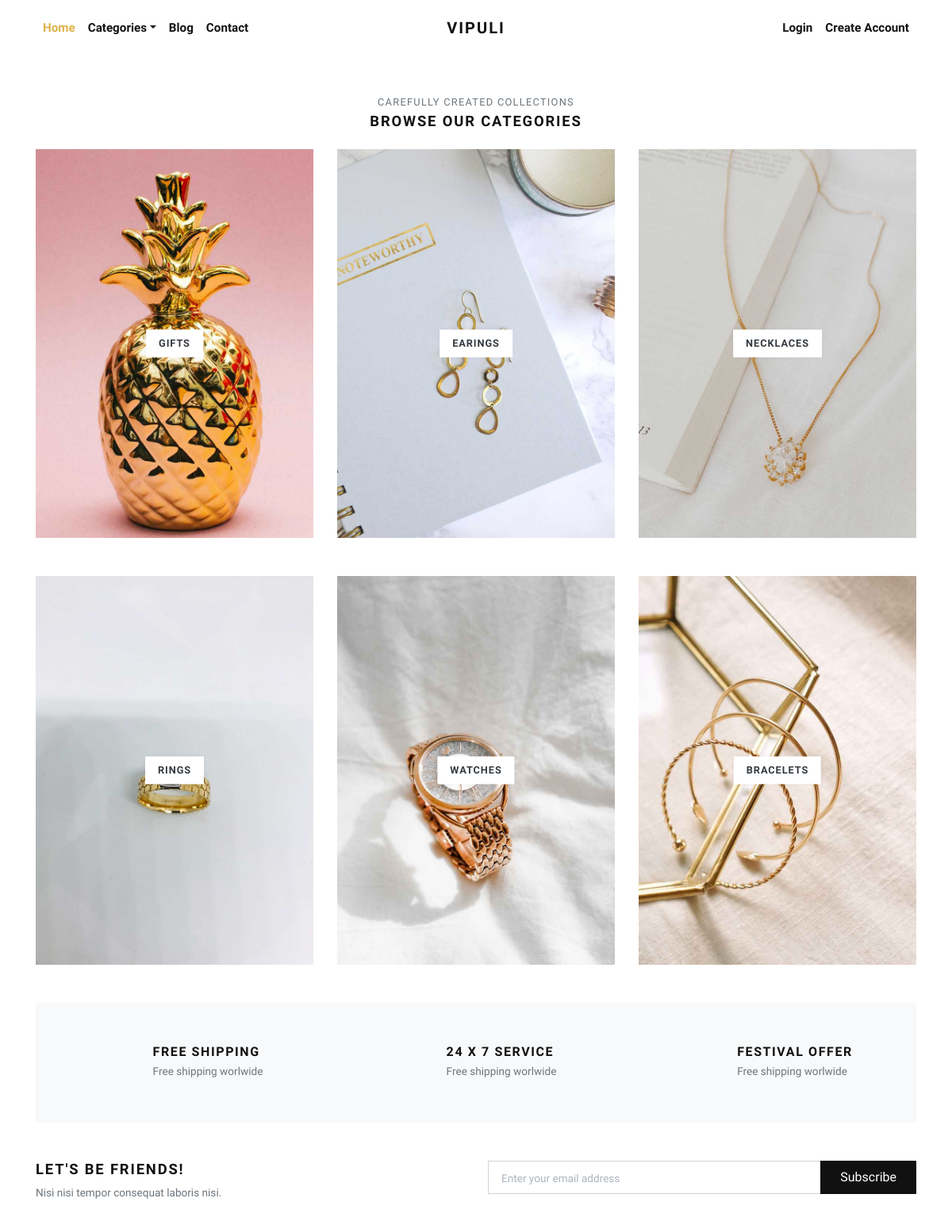
Page /categories/ on the committed database.
### store/models.py (models this page shows, shortened)
class Category(models.Model):
    title = models.CharField(max_length=50, verbose_name="Category Title")
    slug = models.SlugField(max_length=55, verbose_name="Category Slug")
    description = models.TextField(blank=True, verbose_name="Category Description")
    category_image = models.ImageField(upload_to='category', blank=True, null=True, verbose_name="Category Image")
    is_active = models.BooleanField(verbose_name="Is Active?")
    is_featured = models.BooleanField(verbose_name="Is Featured?")
    created_at = models.DateTimeField(auto_now_add=True, verbose_name="Created Date")
    updated_at = models.DateTimeField(auto_now=True, verbose_name="Updated Date")
    class Meta:
        verbose_name_plural = 'Categories'
        ordering = ('-created_at', )

### store/views.py (the view)
# urls.py: path('categories/', views.all_categories, name="all-categories"),
def all_categories(request):
    categories = Category.objects.filter(is_active=True)
    return render(request, 'store/categories.html', {'categories':categories})

### templates/store/categories.html (shortened to what this page needs)
{% extends 'base.html' %}
{% load static %}
      {% block content %}
      <div class="container">
        <section class="pt-5">
          <header class="text-center">
            <p class="small text-muted small text-uppercase mb-1">Carefully created collections</p>
            <h2 class="h5 text-uppercase mb-4">Browse our categories</h2>
          </header>
          <div class="row">
          {% if categories %}
            {% for category in categories %}
              <div class="col-md-4 mb-4 mb-md-5">
                <a class="category-item" href="{% url 'store:category-products' category.slug %}">
                  <strong class="category-item-title">{{ category.title }}</strong>
                </a>
              </div>
            {% endfor %}
          {% endif %}
          </div>
        </section>
        <section class="py-5 bg-light">
          <div class="container">
            <div class="row text-center">
              <div class="col-lg-4 mb-3 mb-lg-0">
                <div class="d-inline-block">
                  <div class="media align-items-end">
                    <svg class="svg-icon svg-icon-big svg-icon-light">
                      <use xlink:href="#delivery-time-1"> </use>
                    </svg>
                    <div class="media-body text-left ml-3">
                      <h6 class="text-uppercase mb-1">Free shipping</h6>
                      <p class="text-small mb-0 text-muted">Free shipping worlwide</p>
                    </div>
                  </div>
                </div>
              </div>
              <div class="col-lg-4 mb-3 mb-lg-0">
                <div class="d-inline-block">
                  <div class="media align-items-end">
                    <svg class="svg-icon svg-icon-big svg-icon-light">
                      <use xlink:href="#helpline-24h-1"> </use>
                    </svg>
                    <div class="media-body text-left ml-3">
                      <h6 class="text-uppercase mb-1">24 x 7 service</h6>
                      <p class="text-small mb-0 text-muted">Free shipping worlwide</p>
                    </div>
                  </div>
                </div>
              </div>
              <div class="col-lg-4">
                <div class="d-inline-block">
                  <div class="media align-items-end">
                    <svg class="svg-icon svg-icon-big svg-icon-light">
                      <use xlink:href="#label-tag-1"> </use>
                    </svg>
                    <div class="media-body text-left ml-3">
                      <h6 class="text-uppercase mb-1">Festival offer</h6>
                      <p class="text-small mb-0 text-muted">Free shipping worlwide</p>
                    </div>
                  </div>
                </div>
              </div>
            </div>
          </div>
        </section>
        <section class="py-5">
          <div class="container p-0">
            <div class="row">
              <div class="col-lg-6 mb-3 mb-lg-0">
                <h5 class="text-uppercase">Let's be friends!</h5>
                <p class="text-small text-muted mb-0">Nisi nisi tempor consequat laboris nisi.</p>
              </div>
              <div class="col-lg-6">
                <form action="#">
                  <div class="input-group flex-column flex-sm-row mb-3">
                    <input class="form-control form-control-lg py-3" type="email" placeholder="Enter your email address" aria-describedby="button-addon2">
                    <div class="input-group-append">
                      <button class="btn btn-dark btn-block" id="button-addon2" type="submit">Subscribe</button>
                    </div>
                  </div>
                </form>
              </div>
            </div>
          </div>
        </section>
      </div>
      {% endblock content %}

### jewelryshop/static/css/style.default.css (style rules this page uses)
.text-small { font-size: 0.85rem !important; }
strong { font-weight: 700; }
.category-item { display: block; position: relative; color: #343a40; transition: all 0.3s; }
.category-item-title { display: inline-block; padding: 0.5rem 1rem; background: #fff; text-transform: uppercase; letter-spacing: 0.07em; position: absolute; top: 50%; left: 50%; -webkit-transform: translate(-50%, -50%); transform: translate(-50%, -50%); box-shadow: 0 0 5px rgba(0, 0, 0, 0.07); font-size: 0.8rem; }
.text-uppercase { text-transform: uppercase; letter-spacing: 0.1em; }
.svg-icon { width: 32px; height: 32px; vertical-align: text-bottom; stroke: currentColor; stroke-width: 3; --layer1: currentColor; --layer2: currentColor; --layer3: currentColor; }
.svg-icon.svg-icon-light { stroke-width: 2; }
.svg-icon-big { width: 48px; height: 48px; }
.btn { font-weight: 400; border: 1px solid transparent; font-family: inherit; padding: 0.375rem 1.5rem; font-size: 1rem; line-height: 1.5; border-radius: 0; transition: color 0.15s ease-in-out, background-color 0.15s ease-in-out, border-color 0.15s ease-in-out, box-shadow 0.15s ease-in-out; }
.btn-dark { color: #fff; background-color: #111111; border-color: #111111; }
body { font-family: "Libre Franklin", sans-serif; font-size: 1rem; font-weight: 400; line-height: 1.5; color: #111111; background-color: #fff; }
a { color: #dcb14a; text-decoration: none; }
h1, h2, h3, h4, h5, h6, .h1, .h2, .h3, .h4, .h5, .h6 { margin-bottom: 0.5rem; font-family: inherit; font-weight: 900; line-height: 1.2; color: inherit; }
h2, .h2 { font-size: 1.9rem; }
h5, .h5 { font-size: 1.15rem; }
h6, .h6 { font-size: 1rem; }
small, .small { font-size: 80%; font-weight: 400; }
.bg-light { background-color: #f8f9fa !important; }
.form-control { padding: 0.375rem 0.75rem; font-size: 1rem; line-height: 1.5; color: #495057; background-color: #fff; border: 1px solid #ced4da; border-radius: 0; transition: border-color 0.15s ease-in-out, box-shadow 0.15s ease-in-out; }
.form-control::placeholder { color: #adb5bd; font-size: 0.85rem; font-weight: 400; }
.form-control-lg { padding: 0.5rem 1rem; font-size: 1rem; line-height: 1.5; border-radius: 0; }

### rows in the picture
Category: title "GIFTS"
Category: title "EARINGS"
Category: title "NECKLACES"
Category: title "RINGS"
Category: title "WATCHES"
Category: title "BRACELETS"
